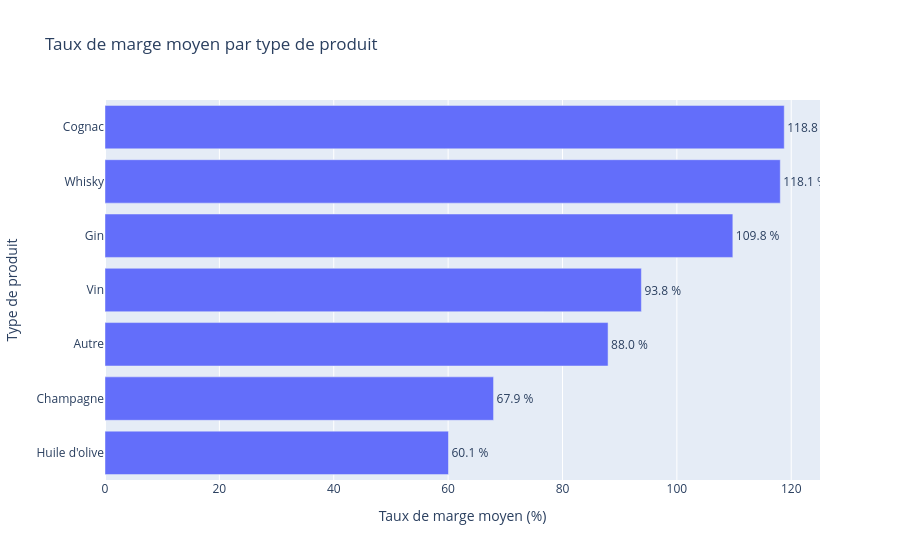

Here is the notebook cell this chart was saved with:
### Markdown cell above
Après exclusion des produits présentant une marge négative, l’analyse montre que le taux de marge varie entre 0.55... et 1,29... pour les produits rentables.

### Code cell
# Création du dataframe avec la marge moyenne par type
df_marge_type = df_marge_positive.groupby("product_type")["taux_marge"].mean().reset_index()

# Tri du plus élevé au plus faible
df_marge_type = df_marge_type.sort_values("taux_marge", ascending=False)

fig = px.bar(
    df_marge_type,
    x="taux_marge",
    y="product_type",
    orientation="h",
    text="taux_marge",
    title="Taux de marge moyen par type de produit",
    labels={
        "product_type": "Type de produit",
        "taux_marge": "Taux de marge moyen (%)"
    }
)

fig.update_yaxes(autorange="reversed")

fig.update_traces(
    texttemplate='%{text:.1f} %',
    textposition='outside',
    hovertemplate="Taux de marge moyen : %{x:.1f}%<br>Type de produit : %{y}<extra></extra>"
)

fig.write_html("taux_marge_moyen_par_type_produit_octobre.html")
fig.show()

### Figure 1 — Plotly figure (JSON) as saved in the notebook; plotly's stock layout.template omitted (floating-point values rounded to 4 significant figures)
{"data": [{"hovertemplate": "Taux de marge moyen : %{x:.1f}%<br>Type de produit : %{y}<extra></extra>", "legendgroup": "", "marker": {"color": "#636efa", "pattern": {"shape": ""}}, "name": "", "orientation": "h", "showlegend": false, "text": [118.8, 118.1, 109.8, 93.8, 87.97, 67.95, 60.07], "textposition": "outside", "texttemplate": "%{text:.1f} %", "type": "bar", "x": [118.8, 118.1, 109.8, 93.8, 87.97, 67.95, 60.07], "xaxis": "x", "y": ["Cognac", "Whisky", "Gin", "Vin", "Autre", "Champagne", "Huile d'olive"], "yaxis": "y"}], "layout": {"barmode": "relative", "legend": {"tracegroupgap": 0}, "title": {"text": "Taux de marge moyen par type de produit"}, "xaxis": {"anchor": "y", "domain": [0, 1], "title": {"text": "Taux de marge moyen (%)"}}, "yaxis": {"anchor": "x", "autorange": "reversed", "domain": [0, 1], "title": {"text": "Type de produit"}}}}
